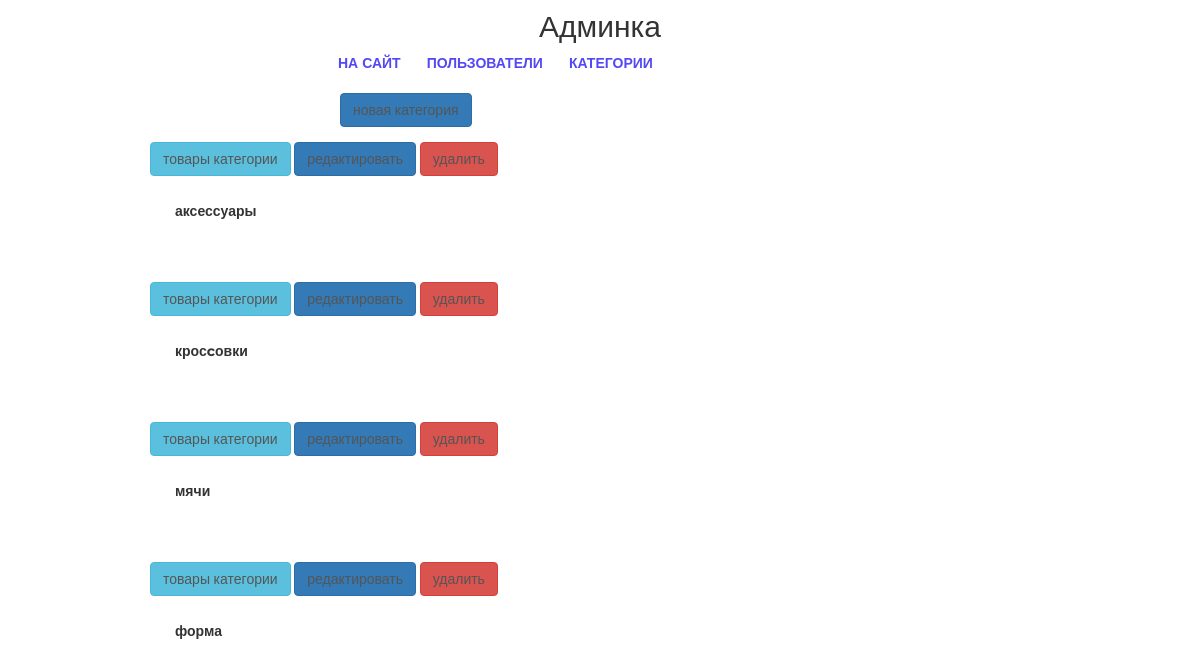
The page /new/admin/categories/ (signed in) on the database as committed earlier.
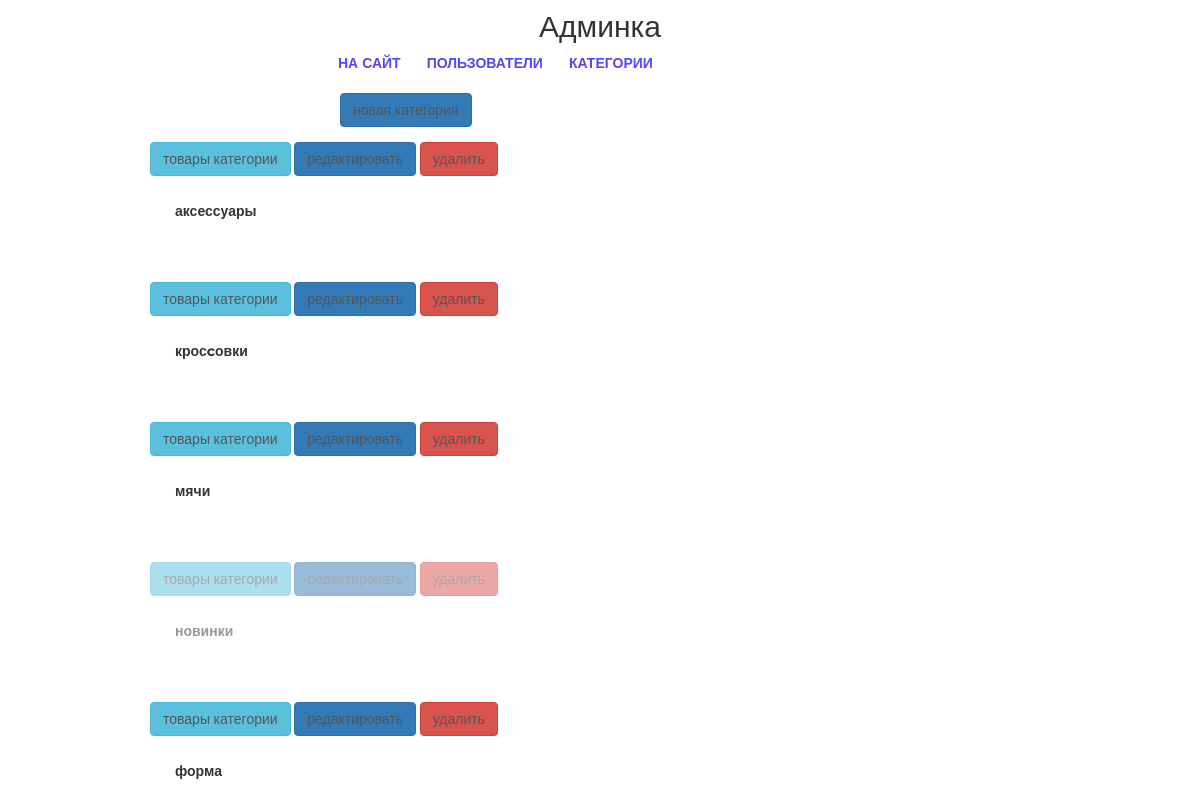
The same page on the database as committed later.
### mainapp/models.py (models this page shows, shortened)
class ProductCategory(models.Model):
    name = models.CharField('имя', max_length=64)
    description = models.TextField('описание', blank=True)
    short_desc = models.CharField(
        'краткое описание', max_length=200, blank=True)
    is_active = models.BooleanField('активность', db_index=True, default=True)
    class Meta:
        verbose_name = 'категория продукта'
        verbose_name_plural = 'категории продукта'
        ordering = ['name']

### adminapp/views.py (the view)
# urls.py: path('categories/', adminapp.ProductCategoryList.as_view(), name='categories'),
class ProductCategoryList(SuperUserOnlyMixin, PageTitleMixin, ListView):
    model = ProductCategory
    page_title = 'админка/категории'

### adminapp/views.py (called while the page is built)
    @method_decorator(user_passes_test(lambda user: user.is_superuser))
    def dispatch(self, request, *args, **kwargs):
        return super().dispatch(request, *args, **kwargs)

    def get_context_data(self, **kwargs):
        context = super().get_context_data(**kwargs)
        context[self.page_title_key] = self.page_title
        return context

### mainapp/context_processors.py (called while the page is built)
def categories(request):
    return {
        'menu': ProductCategory.objects.filter(is_active=True)
    }

### adminapp/templates/mainapp/productcategory_list.html (shortened to what this page needs)
{% extends 'adminapp/base.html' %}
{% load static %}
{% block container %}
    <div class="users_list">
        <a href="{% url 'new_admin:category_create' %}"
           class="btn btn-primary new_user">
            новая категория
        </a>
        {% for category in object_list %}
            <div class="user_record {% if not category.is_active %}not_active{% endif %}">
                <div class="category_actions">
                    <a href="{% url 'new_admin:category_products' category.pk %}"
                       class="btn btn-info">
                        товары категории
                    </a>
                    <a href="{% url 'new_admin:category_update' category.pk %}"
                       class="btn btn-primary">
                        редактировать
                    </a>
                    <a href="{% url 'new_admin:category_delete' category.pk %}"
                       class="btn btn-danger">
                        удалить
                    </a>
                </div>
                <div class="user_name">
                    <p><strong>{{ category.name }}</strong></p>
                </div>
            </div>
        {% endfor %}
    </div>
{% endblock %}

Rows that differ between the two databases and show on the page:
added ProductCategory: name "новинки", is_active False (drawn)
